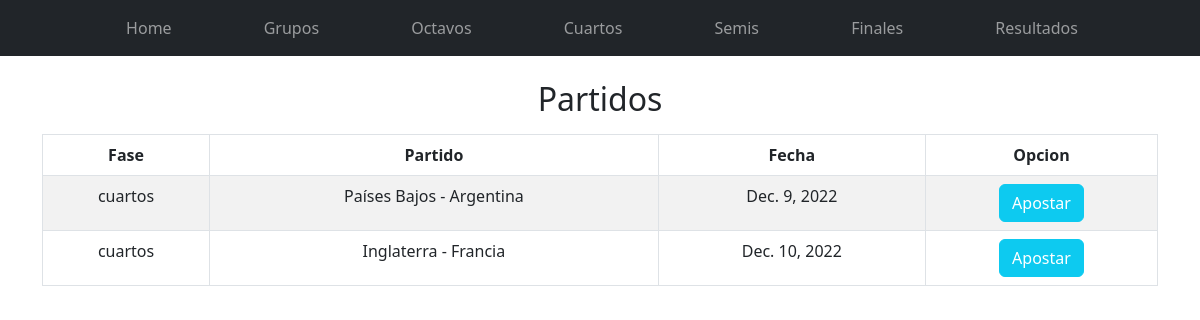
/cuartos/, run on an earlier commit of the app's database.
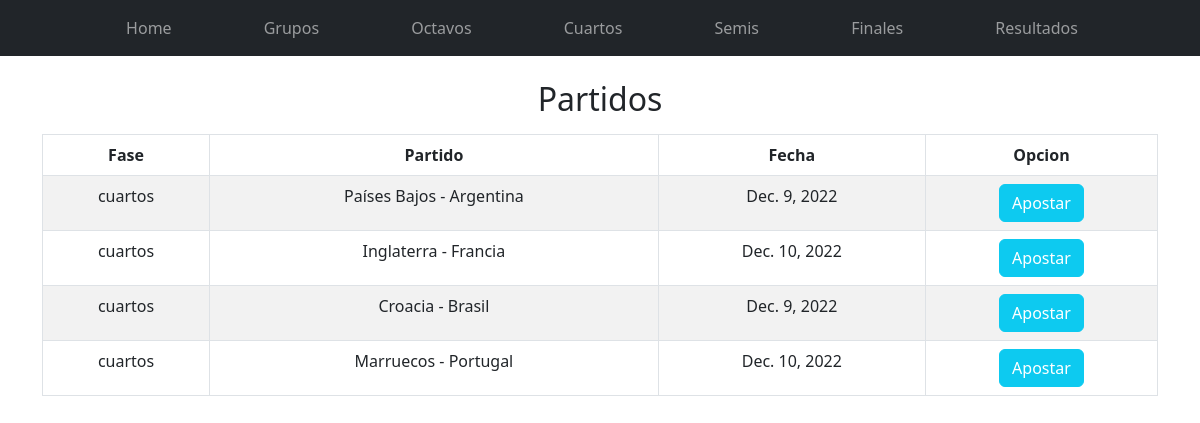
And on a later commit of the database.
### Aplicaciones/Partidos/models.py (models this page shows, shortened)
class Partido(models.Model):
    clasificacion = models.CharField(max_length=50)
    equipos1 = models.ForeignKey(Equipo,default=None,on_delete=models.PROTECT,related_name="_equipos1")
    equipos2 = models.ForeignKey(Equipo,default=None,on_delete=models.PROTECT,related_name="_equipos2")
    marcador1 = models.CharField(max_length=2)
    marcador2 = models.CharField(max_length=2)
    fecha = models.DateField()

class Equipo(models.Model):
    pais = models.CharField(max_length=50)
    grupo = models.CharField(max_length=50)
    class Meta:
        ordering = ['grupo']

### Aplicaciones/Partidos/views.py (the view)
# urls.py: path('cuartos/',views.cuartos),
def cuartos(request):
    context={'partido': Partido.objects.filter(clasificacion='cuartos')}
    return render(request, "gestionApuestasCuartos.html",context)

### Aplicaciones/Partidos/templates/gestionApuestasCuartos.html (shortened to what this page needs)
{% extends './base.html' %}
{% block body %}
<div class="row">
    <h2>Partidos</h2>
    <div class="table-responsive py-2">
        <table class="table table-striped table-bordered">
            <thead>
                <tr>
                    <th>Fase</th>
                    <th>Partido</th>
                    <th>Fecha</th>
                    <th>Opcion</th>
                </tr>
            </thead>
            <tbody>
                    {% for p in partido %}
                        <tr>
                            <td>{{p.clasificacion}}</td>
                            <td>{{p.equipos1.pais}} - {{p.equipos2.pais}}</td>
                            <td>{{p.fecha}}</td>
                            <td><a href="registrarApuesta/{{p.id}}" class="btn btn-info text-white">Apostar</a></td>
                        </tr>
                    {% endfor %}
            </tbody>
        </table>
    </div>
</div>
{% endblock %}

What changed in the data, as far as the page shows it:
added Partido: clasificacion "cuartos", equipos1.pais "Croacia", equipos2.pais "Brasil", fecha "Dec. 9, 2022"
added Partido: clasificacion "cuartos", equipos1.pais "Marruecos", equipos2.pais "Portugal", fecha "Dec. 10, 2022"
